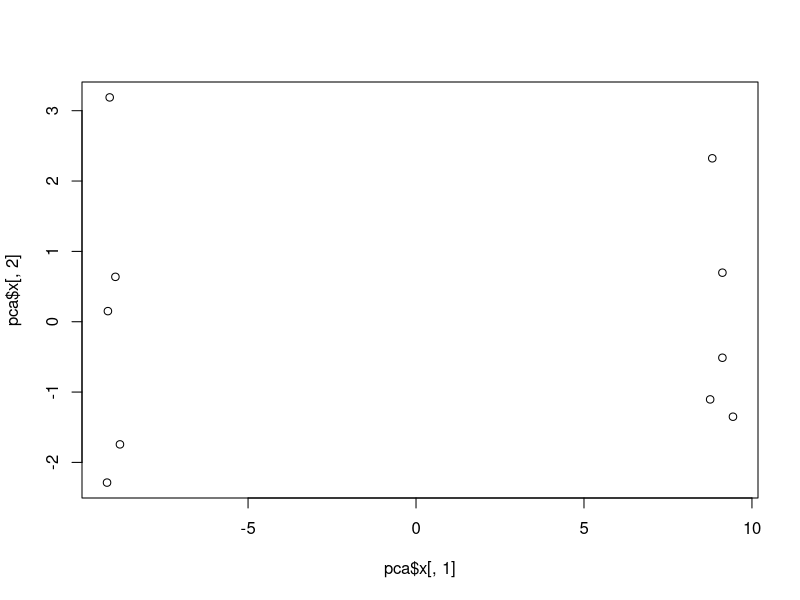
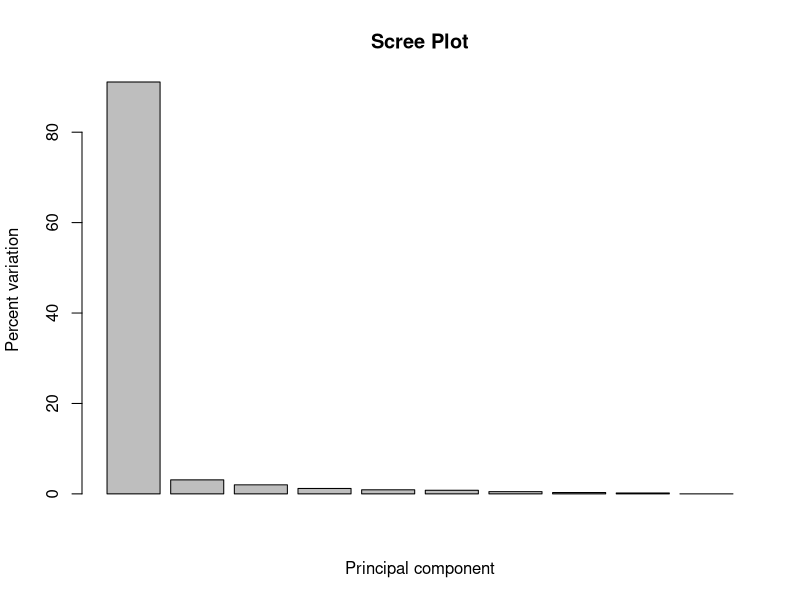
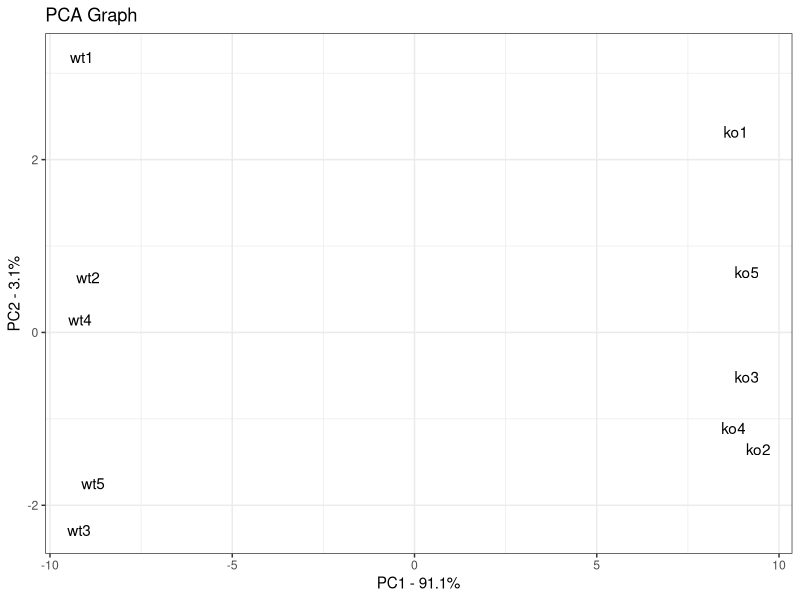

Recreate these plots in R, in order.
dataMatrix <- matrix(nrow=100, ncol=10)
# Naming the columns
colnames(dataMatrix) <- c(  
  paste("wt", 1:5, sep=""),
  paste("ko", 1:5, sep=""))
# Naming the rows
rownames(dataMatrix) <- paste("gene", 1:100, sep="")

# Fake read counts
for (i in 1:100) {
  wtValues <- rpois(5, lambda=sample(x=10:1000, size=1))
  koValues <- rpois(5, lambda=sample(x=10:1000, size=1))
  
  dataMatrix[i,] <- c(wtValues, koValues)
}

# First six rows of the data
head(dataMatrix)

# Calling prcomp() to do a PCA on the data
# The goal is to draw a graph that shows how the samples are related
# By default, it expects samples to be rows and genes to be columns
# So the data is here transposed using the t() function
# If data isn't transposed, the graph will show how the
# genes are related to each other
# prcomp() returns three things:
#   x: contains pr. comp. for drawing a graph. The no. of samples = no. of PC's
#   sdev: standard deviation, gives information about amount of variation per PC
#   rotation: loading scores
pca = prcomp(t(dataMatrix), scale=TRUE)

# Using the first two PC's to draw a 2d plot
plot(pca$x[,1], pca$x[,2], )

# To get a sense of how meaningful the clusters are, let's see how much variation 
# they account for, using the square of sdev.
pcaVar <- pca$sdev^2

# Percentages are more useful, so these are calculated and plotted
pcaVarPer <- round(pcaVar/sum(pcaVar)*100, 1)
barplot(pcaVarPer, main="Scree Plot", xlab="Principal component", ylab="Percent variation")

# ggplot2 can be used to make a fancy PCA plot
library(ggplot2)
pcaData <- data.frame(Sample=rownames(pca$x),
                      X=pca$x[,1],
                      Y=pca$x[,2])
pcaData

# Creating the plot
ggplot(data=pcaData, aes(x=X, y=Y, label=Sample)) + 
  geom_text() +
  xlab(paste("PC1 - ", pcaVarPer[1], "%", sep="")) +
  ylab(paste("PC2 - ", pcaVarPer[2], "%", sep="")) +
  theme_bw() +
  ggtitle("PCA Graph")

# To see which genes have the largest effect on where the samples are plotted
loadingScores <- pca$rotation[,1]
# Using the abs() function to sort values on magnitude instead of high-low
geneScores <- abs(loadingScores)
geneScoresRanked <- sort(geneScores, decreasing=TRUE)
Top10Genes <- names(geneScoresRanked[1:10])

# Showing the genes
Top10Genes
# Show the scores and +/- sign
# Positive genes push samples to the right, negative to the left
pca$rotation[Top10Genes,1] 
